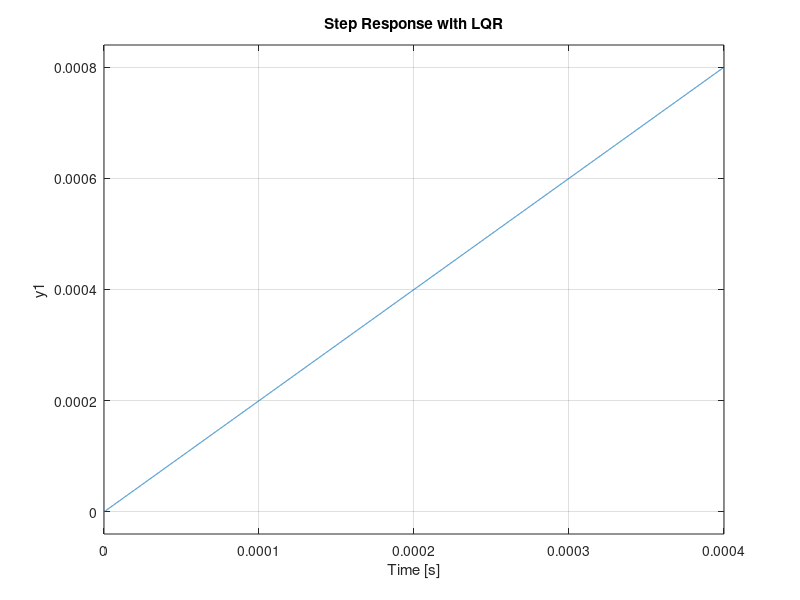

The MATLAB script that drew this image:
clc, clear, close all;

% This code simulates the control of a buck converter using different methods:
% 1. PID control:
%    The system is modeled using a transfer function (TF) representation of the buck converter,
%    and a PID controller is used to regulate its output.
%    PID controller and it's step response is modeled in simulink file "PID".
% 2. State space control:
%    The system is also represented in state space form, and two control strategies are employed:
%    a) LQR (Linear Quadratic Regulator) control, and
%    b) Pole placement control.

% buck converter parameters
Vi = 100;
R = 1;
L = 10e-3;
C = 50e-3;

% transfer function of the buck converter (plant)
TF_num = [Vi./(L*C)];
TF_den = [1, 1/(R*C), 1/(L*C)];

% state space matricies of the buck converter
A = [0, -1/L; 1/C, -1/R*C];
B = [Vi/L; 0];
C_mat = [0, 1];
D = 0;

% check poles for stability
eig(A);

% state space model
sys = ss(A, B, C_mat, D); 

%____________________________________________

% LQR

% cost function matricies
Q = [1000 0;  % penalize inductor current
     0 10];   % penalize output voltage error
R = [0.001];  % penalize duty cycle

% find K based on LQR
K = lqr(A, B, Q, R);

% new closed loop system
Acl = A - B*K;
sys_cl = ss(Acl, B, C_mat ,D);

% solve for Kr so the system has gain of 1
Kdc = dcgain(sys_cl);
Kr = 1/Kdc;

% LQR system
sys_cl_scaled = ss(Acl, B*Kr, C_mat, D);
step(sys_cl_scaled)
title('Step Response with LQR')

%____________________________________________

% % POLE PLACEMENT (uncomment before running)
% 
% % place poles
% p = [-10, -20]; 
% 
% % create K matrix with desired poles
% K = place(A, B, p); 
% 
% % new closed loop A matrix
% Acl = A - B*K;
% 
% % new closed loop system
% sys_cl = ss(Acl, B, C_mat, D);
% %step(sys_cl);
% 
% % solve for Kr so the system has gain of 1
% Kdc = dcgain(sys_cl);
% Kr = 1/Kdc;
% 
% % pole placement system
% sys_cl_scaled = ss(Acl, B*Kr, C_mat, D);
% step(sys_cl_scaled)
% title('Step Response with pole placement')